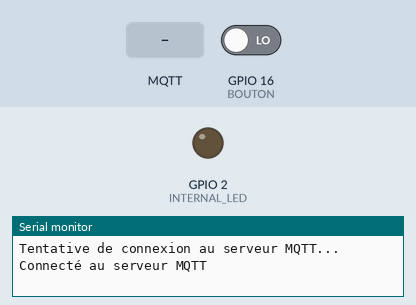
Simulated run of this sketch. Board: ESP8266 (NodeMCU). Parts: output pins drawn as LEDs (lit = HIGH), the last lines printed to the serial monitor. Inputs (shaded band) come from the test bench; at power-on: GPIO 16 (BOUTON) LOW. WiFi joins after 1.5 s; servers stay silent unless stated; no MQTT or app messages arrive unless stated.

Above: at 2.7 s.
2.8 s: MQTT message "OFF" arrives on the first subscribed topic
At 3.1 s:
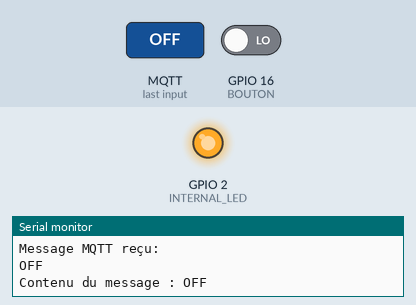
4.3 s: MQTT message "ON" arrives on the first subscribed topic
At 5.5 s:
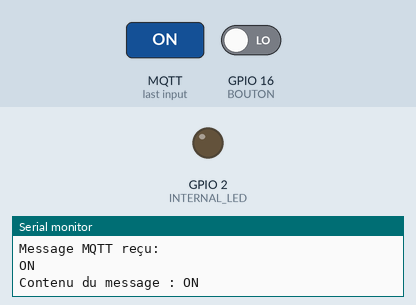
Timing chart, 0 to 7.3 s (numbered marks = the images above; inputs shaded):
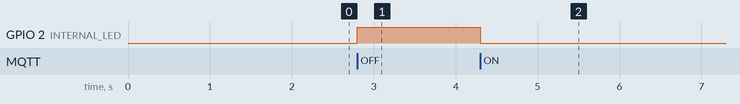

The sketch:

deuxieme_prise.ino
```cpp
#include <ESP8266WiFi.h>
#include <OneWire.h>
#include <PubSubClient.h>
#include <WiFiManager.h>

const char* wifi_ssid = "YouTube : DOUBLE_T";
const char* wifi_password = "Thib123456";
const char* mqtt_server = "pnoutlet.site";
const int mqtt_port = 1883;
const char* mqtt_user = "Thib";
const char* mqtt_password = "toto";
const char* mqtt_send_topic = "SAE301/MQTT_S";
const char* mqtt_receive_topic = "SAE301/MQTT_R"; // Nouveau topic

WiFiClient espClient;
PubSubClient mqttClient(espClient);

#define BOUTON 16       // Broche du bouton-poussoir (connectée en pull-down)
#define INTERNAL_LED 2  // Broche de la LED intégrée

bool ledAllumée = false;        // État de la LED
bool dernierÉtatBouton = LOW;  // Dernier état du bouton
bool envoieNecessaire = true; // Indique si un envoi est nécessaire

void setup() {

  // Connexion au réseau Wi-Fi
  WiFiManager wifiManager;
  wifiManager.autoConnect("AutoConnectAP", "toto123456");

  // Connexion au serveur MQTT
  mqttClient.setServer(mqtt_server, mqtt_port);
  mqttClient.setCallback(callback);
  reconnect();

  pinMode(BOUTON, INPUT); // Configuration du bouton comme une entrée
  pinMode(INTERNAL_LED, OUTPUT);   // Configuration de la LED intégrée comme une sortie
  Serial.begin(115200); // Initialisation du port série
}

void loop() {
  if (WiFi.status() == WL_CONNECTED) {
    if (!mqttClient.connected()) {
      reconnect();
    }
    mqttClient.loop();

    int boutonÉtat = digitalRead(BOUTON);

    if (boutonÉtat != dernierÉtatBouton) {
      dernierÉtatBouton = boutonÉtat;

      // Envoi de la valeur sur MQTT
      if (mqttClient.connected()) {
        if (boutonÉtat == HIGH) {
          mqttClient.publish(mqtt_send_topic, "OFF");
        } else {
          mqttClient.publish(mqtt_send_topic, "ON");
        }
      }

      envoieNecessaire = true;
    }

    unsigned long currentMillis = millis();

    if (envoieNecessaire) {
      envoieNecessaire = false;

      // Générer les données pour les prises 1 et 2
      String data_prise1 = generateData(1);

      if (mqttClient.connected()) {
        mqttClient.publish(mqtt_send_topic, data_prise1.c_str());
      }
    }
  }

  int boutonÉtat = digitalRead(BOUTON);

  if (boutonÉtat != dernierÉtatBouton) {
    // Bouton appuyé, basculez l'état de la LED
    ledAllumée = !ledAllumée;
    digitalWrite(INTERNAL_LED, ledAllumée ? HIGH : LOW);
    envoieNecessaire = true;
  }
}  // Fin de la fonction loop

void callback(char* topic, byte* payload, unsigned int length) {
  // Gestion des messages MQTT reçus ici
  Serial.println("Message MQTT reçu:");
  Serial.write(payload, length);
  Serial.println();

  String message = "";
  for (int i = 0; i < length; i++) {
    message += (char)payload[i];
  }

  Serial.println("Contenu du message : " + message); // Affichez le contenu du message

  if (message == "OFF") {
    // Éteignez la LED
    ledAllumée = false;
    digitalWrite(INTERNAL_LED, HIGH); // Contrôle de la LED
  } else if (message == "ON") {
    // Allumez la LED
    ledAllumée = true;
    digitalWrite(INTERNAL_LED, LOW); // Contrôle de la LED
  }
}

void reconnect() {
  while (!mqttClient.connected()) {
    Serial.println("Tentative de connexion au serveur MQTT...");
    if (mqttClient.connect("Prise2", mqtt_user, mqtt_password)) {
      Serial.println("Connecté au serveur MQTT");
      mqttClient.subscribe(mqtt_receive_topic); // Abonnez-vous au topic de sauvegarde
    } else {
      Serial.print("Échec de la connexion au serveur MQTT. Réessai dans 5 secondes...");
      delay(5000);
    }
  }
}

String generateData(int id_prise) {

  String état = ledAllumée ? "ON" : "OFF";

  String data = "id_prise=" + String(id_prise) + ";etat=" + état;
  return data;
}
```

Measured:
- after the input at 2.8 s, GPIO 2 (INTERNAL_LED): LOW → HIGH at once
- after the input at 4.3 s, GPIO 2 (INTERNAL_LED): HIGH → LOW at once
